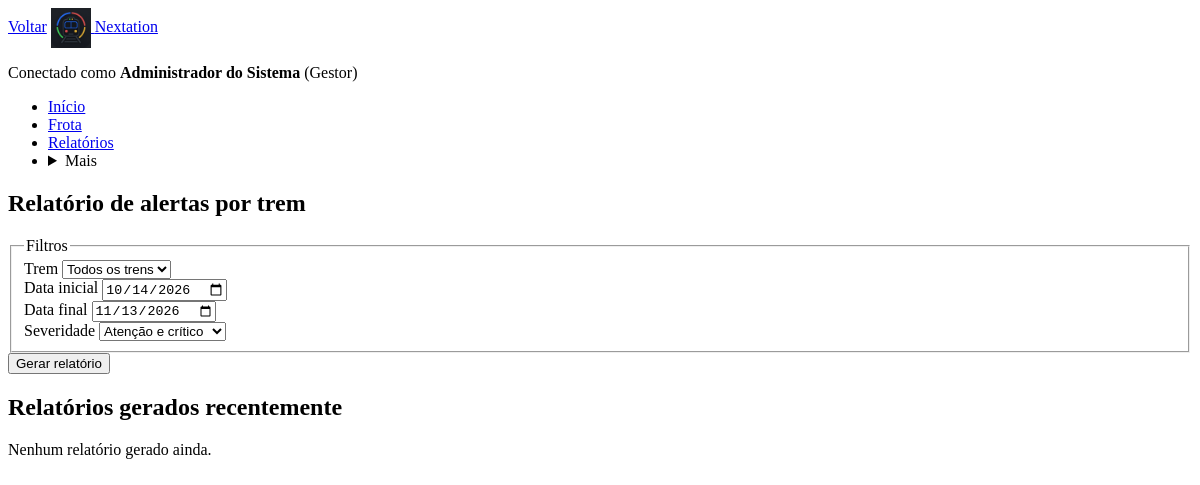
/gera_relatorio.php (signed in), run on an earlier commit of the app's database.
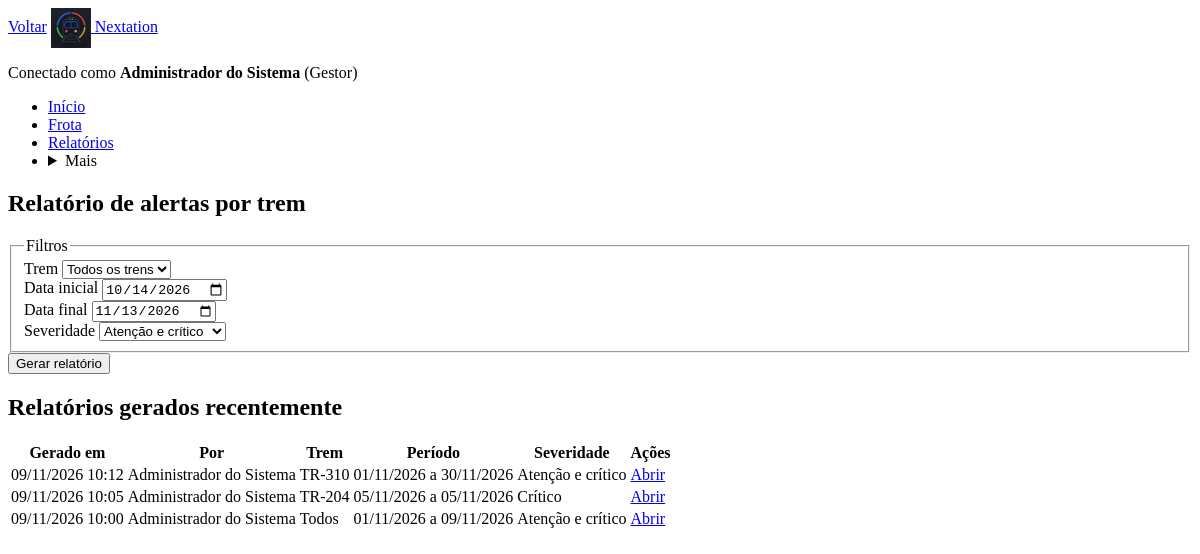
And on a later commit of the database.
### tables this page shows
CREATE TABLE relatorios (
    id_relatorio INT NOT NULL AUTO_INCREMENT,
    id_usuario INT NOT NULL,
    tipo VARCHAR(40) NOT NULL,
    filtros VARCHAR(255) NOT NULL,
    gerado_em DATETIME NOT NULL,
    PRIMARY KEY (id_relatorio),
    CONSTRAINT fk_relatorios_usuarios FOREIGN KEY (id_usuario) REFERENCES usuarios (id_usuario) ON DELETE RESTRICT
);

CREATE TABLE usuarios (
    id_usuario INT NOT NULL AUTO_INCREMENT,
    nome VARCHAR(80) NOT NULL,
    login VARCHAR(30) NOT NULL,
    senha VARCHAR(255) NOT NULL,
    papel ENUM('administrador','maquinista','usuario_comum') NOT NULL,
    ativo TINYINT(1) NOT NULL DEFAULT 1,
    PRIMARY KEY (id_usuario),
    UNIQUE KEY uq_usuarios_login (login)
);

### includes/funcoes.php (called while the page is built, shortened)
<?php
function e($texto)
{
    return htmlspecialchars((string)$texto, ENT_QUOTES, 'UTF-8');
}
function papeisSistema()
{
    return [
        'administrador' => 'Gestor',
        'maquinista'    => 'Máquinista',
        'usuario_comum' => 'Funcionário',
    ];
}
function rotuloPapel($papel)
{
    return papeisSistema()[$papel] ?? $papel;
}
function dataValida($texto)
{
    $d = DateTime::createFromFormat('Y-m-d', $texto);
    return $d && $d->format('Y-m-d') === $texto;
}
function rotulosSeveridade()
{
    return ['normal' => 'Normal', 'atencao' => 'Atenção', 'critico' => 'Crítico'];
}

### includes/permissao.php (called while the page is built, shortened)
<?php
function temPapel($papeis_permitidos)
{
    return isset($_SESSION['usuario_papel'])
        && in_array($_SESSION['usuario_papel'], $papeis_permitidos, true);
}

### gera_relatorio.php (the view, shortened to what this page needs)
<?php
require __DIR__ . '/includes/permissao.php';
require __DIR__ . '/config/conexao.php';
require __DIR__ . '/includes/funcoes.php';
$data_inicio = date('Y-m-d', strtotime('-30 days'));
$data_fim = date('Y-m-d');
$prefixos = [];
$res = $conexao->query('SELECT id_trem, prefixo FROM trens');
while ($l = $res->fetch_assoc()) {
    $prefixos[(int)$l['id_trem']] = $l['prefixo'];
}
$historico = $conexao->query(
    'SELECT relatorios.id_relatorio, relatorios.filtros, relatorios.gerado_em, usuarios.nome
     FROM relatorios INNER JOIN usuarios ON usuarios.id_usuario = relatorios.id_usuario
     ORDER BY relatorios.gerado_em DESC, relatorios.id_relatorio DESC LIMIT 10'
);
$voltar = 'dashboard.php';
require __DIR__ . '/includes/cabecalho.php';
?>
<section class="pagina-cabecalho">
    <h1 class="titulo-pagina">Relatório de alertas por trem</h1>
</section>
<form class="formulario formulario-relatorio" method="POST" action="gera_relatorio.php">
    <fieldset class="grupo grupo-filtros-relatorio">
        <legend class="grupo-titulo">Filtros</legend>
        <div class="campo">
            <label class="campo-rotulo" for="id_trem">Trem</label>
            <select class="campo-entrada" id="id_trem" name="id_trem">
                <option value="0">Todos os trens</option>
            </select>
        </div>
        <div class="campo">
            <label class="campo-rotulo" for="data_inicio">Data inicial</label>
            <input class="campo-entrada" type="date" id="data_inicio" name="data_inicio" value="<?= e($data_inicio) ?>" required>
        </div>
        <div class="campo">
            <label class="campo-rotulo" for="data_fim">Data final</label>
            <input class="campo-entrada" type="date" id="data_fim" name="data_fim" value="<?= e($data_fim) ?>" required>
        </div>
        <div class="campo">
            <label class="campo-rotulo" for="severidade">Severidade</label>
            <select class="campo-entrada" id="severidade" name="severidade">
                <option value="">Atenção e crítico</option>
            </select>
        </div>
    </fieldset>
    <div class="formulario-acoes">
        <button class="botao botao-primario botao-largo" type="submit">Gerar relatório</button>
    </div>
</form>
<section class="secao-historico" aria-labelledby="titulo-historico">
    <h2 id="titulo-historico" class="subtitulo-secao">Relatórios gerados recentemente</h2>
    <?php if ($historico->num_rows === 0): ?>
        <p class="estado-vazio">Nenhum relatório gerado ainda.</p>
    <?php else: ?>
    <table class="tabela tabela-cartoes tabela-historico">
        <thead>
            <tr><th scope="col">Gerado em</th><th scope="col">Por</th><th scope="col">Trem</th><th scope="col">Período</th><th scope="col">Severidade</th><th scope="col">Ações</th></tr>
        </thead>
        <tbody>
        <?php while ($h = $historico->fetch_assoc()): ?>
            <?php
            $f = json_decode($h['filtros'], true) ?: [];
            $trem_txt = !empty($f['id_trem']) ? ($prefixos[(int)$f['id_trem']] ?? '?') : 'Todos';
            $sev_txt = !empty($f['severidade']) ? (rotulosSeveridade()[$f['severidade']] ?? '?') : 'Atenção e crítico';
            $ini_txt = isset($f['data_inicio']) && dataValida($f['data_inicio']) ? date('d/m/Y', strtotime($f['data_inicio'])) : '?';
            $fim_txt = isset($f['data_fim']) && dataValida($f['data_fim']) ? date('d/m/Y', strtotime($f['data_fim'])) : '?';
            ?>
            <tr class="linha">
                <td class="celula-principal" data-label="Gerado em"><?= e(date('d/m/Y H:i', strtotime($h['gerado_em']))) ?></td>
                <td data-label="Por"><?= e($h['nome']) ?></td>
                <td data-label="Trem"><?= e($trem_txt) ?></td>
                <td data-label="Período"><?= e($ini_txt) ?> a <?= e($fim_txt) ?></td>
                <td data-label="Severidade"><?= e($sev_txt) ?></td>
                <td class="celula-acoes" data-label="Ações"><a class="botao botao-editar" href="visualiza_relatorio.php?id_relatorio=<?= (int)$h['id_relatorio'] ?>">Abrir</a></td>
            </tr>
        <?php endwhile; ?>
        </tbody>
    </table>
    <?php endif; ?>
</section>
<?php require __DIR__ . '/includes/rodape.php'; ?>

### includes/cabecalho.php (shortened to what this page needs)
<?php
require_once __DIR__ . '/funcoes.php';
$pagina_atual = basename($_SERVER['SCRIPT_NAME'], '.php');
$eh_gestor  = temPapel(['administrador']);
$grupos = [
    'inicio'     => ['dashboard'],
    'frota'      => ['trens', 'trens_form'] + ($eh_gestor ? [] : [2 => 'sensores']),
    'relatorios' => ['gera_relatorio', 'visualiza_relatorio'],
];
function itemAtual($grupos, $grupo, $pagina)
{
    return in_array($pagina, $grupos[$grupo], true) ? ' aria-current="page"' : '';
}
?>
<!DOCTYPE html>
<html lang="pt-BR">
<head>
    <link rel="stylesheet" href="assets/css/estilo.css">
</head>
<body class="pagina pagina-<?= e($pagina_atual) ?>">
<div class="app">
    <header class="topo">
        <div class="topo-esquerda">
            <?php if (isset($voltar)): ?>
                <a class="botao-voltar" href="<?= e($voltar) ?>"><?= icone('voltar') ?><span class="botao-voltar-texto">Voltar</span></a>
            <?php endif; ?>
            <a class="marca" href="dashboard.php">
                <img class="marca-logo" src="assets/img/logo.png" alt="">
                <span class="marca-nome">Nextation</span>
            </a>
        </div>
        <div class="topo-direita">
            <p class="usuario-logado">Conectado como <strong class="usuario-nome"><?= e($_SESSION['usuario_nome']) ?></strong> <span class="usuario-papel">(<?= e(rotuloPapel($_SESSION['usuario_papel'])) ?>)</span></p>
        </div>
    </header>
    <nav class="navegacao" aria-label="Navegação principal">
        <ul class="navegacao-lista">
            <li class="navegacao-item">
                <a class="navegacao-link" href="dashboard.php"<?= itemAtual($grupos, 'inicio', $pagina_atual) ?>>
                    <?= icone('inicio') ?><span class="navegacao-texto">Início</span>
                </a>
            </li>
            <?php if ($eh_gestor): ?>
            <li class="navegacao-item">
                <a class="navegacao-link" href="trens.php"<?= itemAtual($grupos, 'frota', $pagina_atual) ?>>
                    <?= icone('frota') ?><span class="navegacao-texto">Frota</span>
                </a>
            </li>
            <li class="navegacao-item">
                <a class="navegacao-link" href="gera_relatorio.php"<?= itemAtual($grupos, 'relatorios', $pagina_atual) ?>>
                    <?= icone('relatorios') ?><span class="navegacao-texto">Relatórios</span>
                </a>
            </li>
            <?php endif; ?>
            <li class="navegacao-item navegacao-mais">
                <details class="menu-mais">
                    <summary class="navegacao-link"><?= icone('mais') ?><span class="navegacao-texto">Mais</span></summary>
                </details>
            </li>
        </ul>
    </nav>
    <main class="conteudo">

### includes/rodape.php
    </main>
</div>
</body>
</html>

### assets/css/estilo.css (style rules this page uses)
.marca-logo { width: 40px; height: 40px; vertical-align: middle; }

What changed in the data, as far as the page shows it:
added relatorios: gerado_em "09/11/2026 10:12", id_usuario.nome "Administrador do Sistema", filtros "TR-310", filtros "01/11/2026", filtros "30/11/2026", sev_txt "Atenção e crítico"
added relatorios: gerado_em "09/11/2026 10:05", id_usuario.nome "Administrador do Sistema", filtros "TR-204", filtros "05/11/2026", filtros "Crítico"
added relatorios: gerado_em "09/11/2026 10:00", id_usuario.nome "Administrador do Sistema", trem_txt "Todos", filtros "01/11/2026", filtros "09/11/2026", sev_txt "Atenção e crítico"
Also different on the page:
text no longer shown: "Nenhum relatório gerado ainda."
text now shown: "Gerado em Por Trem Período Severidade Ações"
